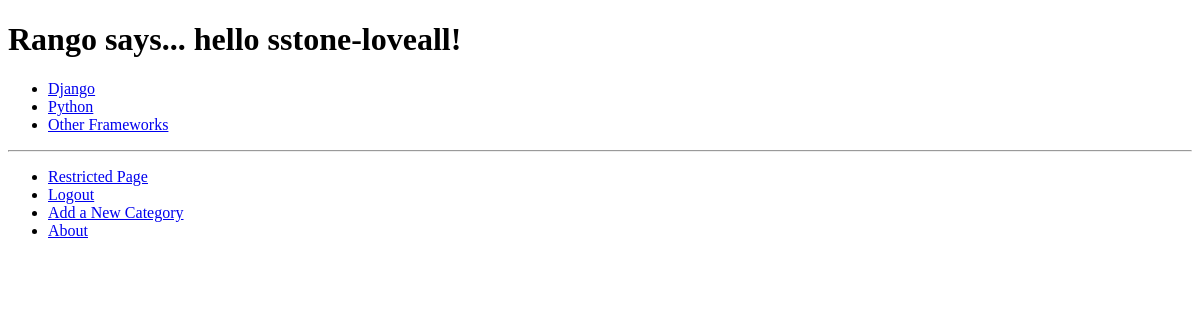
Page /rango/ (signed in) on the earlier database version.
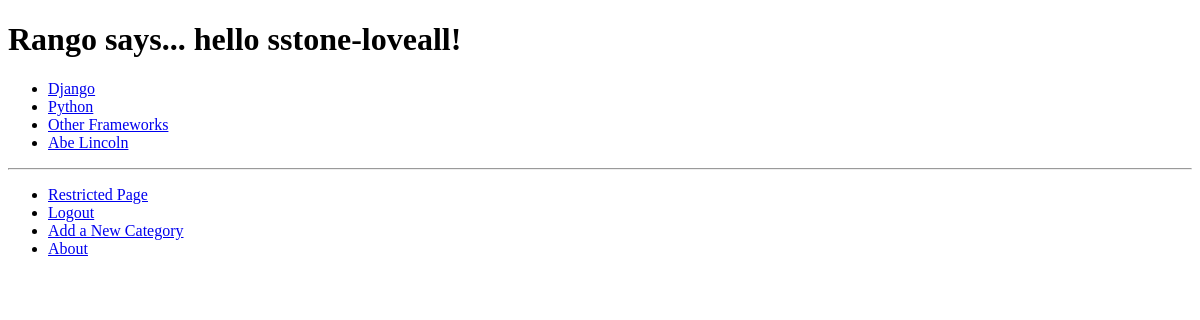
Same page on the later database version.
### rango/models.py (models this page shows, shortened)
class Category(models.Model):
    name = models.CharField(max_length=128, unique=True)
    likes = models.IntegerField(default=0)
    views = models.IntegerField(default=0)
    slug = models.SlugField()
    class Meta:
        verbose_name_plural = "Categories"

### rango/views.py (the view)
def index(request):
    category_list = Category.objects.order_by('-likes')[:5]
    page_list = Page.objects.order_by('-views')[:5]
    context_dict = {'categories': category_list, 'pages': page_list}
    visits = request.session.get('visits')
    if not visits:
        visits = 1
    reset_last_visit_time = False
    last_visit = request.session.get('last_visit')
    if last_visit:
        last_visit_time = datetime.strptime(last_visit[:-7], "%Y-%m-%d %H:%M:%S")
        if (datetime.now() - last_visit_time).days > 0:
            visits += 1
            reset_last_visit_time = True
    else:
        reset_last_visit_time = True
    if reset_last_visit_time:
        request.session['last_visit'] = str(datetime.now())
        request.session['visits'] = visits
    context_dict['visits'] = visits
    response = render(request, 'rango/index.html', context_dict)
    return response

### templates/rango/index.html (shortened to what this page needs)
{% extends 'rango/shared/base.html' %}
{% load staticfiles %}
{% load static %}
{% block body_block %}
    {% if user.is_authenticated %}
    <h1>Rango says... hello {{ user.username }}!</h1>
        {% if categories %}
        <ul>
            {% for category in categories %}
            <li><a href="/rango/category/{{ category.slug }}">{{ category.name }}</a></li>
            {% endfor %}
        </ul>
        {% else %}
            <strong>There are no categories present.</strong>
        {% endif %}
    {% endif %}
{% endblock %}

### templates/rango/shared/base.html (shortened to what this page needs)
<!DOCTYPE html>
<html lang="en">
<head>
</head>
<body>
    <div>
    {% block body_block %}default{% endblock %}
    </div>
    <hr />
    <div>
        <ul>
            {% if user.is_authenticated %}
            <li><a href="{% url 'restricted' %}">Restricted Page</a></li>
            <li><a href="{% url 'logout' %}">Logout</a></li>
            <li><a href="{% url 'add_category' %}">Add a New Category</a></li>
            {% else %}
            <li><a href="{% url 'register' %}">Register</a></li>
            <li><a href="{% url 'login' %}">Login</a></li>
            {% endif %}
            <li><a href="{% url 'about' %}">About</a></li>
        </ul>
    </div>
</body>
</html>

Differences in the rows shown:
added Category: name "Abe Lincoln"
